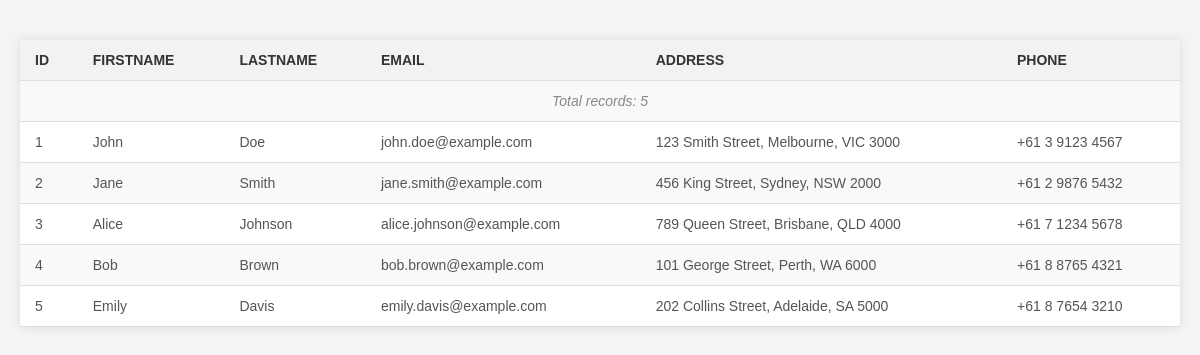
Page /3.connect-to-the-database/2-question/src/index.php on the committed database.
### tables this page shows
CREATE TABLE users(
    id INT AUTO_INCREMENT PRIMARY KEY,
    firstname VARCHAR(50),
    lastname VARCHAR(50),
    email VARCHAR(50),
    address VARCHAR(50),
    phone VARCHAR(50)
);

### 3.connect-to-the-database/2-question/src/functions.php (called while the page is built, shortened)
<?php
function fetchRecords($connection)
{
    $query = "SELECT * FROM users";
    $data = @$connection->query($query);
    $records = [];
    if (!empty($data)) {
        while ($row = $data->fetch_assoc()) {
            $records[] = $row;
        }
    }
    return $records;
}
?>

### 3.connect-to-the-database/2-question/src/index.php (the view, shortened to what this page needs)
<!DOCTYPE html>
<html lang="en">
<head>
</head>
<body>
  <table>
    <tr>
      <th>ID</th>
      <th>Firstname</th>
      <th>Lastname</th>
      <th>Email</th>
      <th>Address</th>
      <th>Phone</th>
    </tr>
    <?php
    include 'functions.php';
    $records = fetchRecords($connection);
    if (empty($records)) {
      echo "<tr>";
      echo "<td colspan='6'>No records found</td>";
      echo "</tr>";
    } else {
      echo "<tr>";
      echo "<td colspan='6'>Total records: " . count($records) . "</td>";
      echo "</tr>";
      foreach ($records as $record) {
        echo "<tr>";
        echo "<td>" . $record['id'] . "</td>";
        echo "<td>" . $record['firstname'] . "</td>";
        echo "<td>" . $record['lastname'] . "</td>";
        echo "<td>" . $record['email'] . "</td>";
        echo "<td>" . $record['address'] . "</td>";
        echo "<td>" . $record['phone'] . "</td>";
        echo "</tr>";
      }
    }
    ?>
  </table>
</body>
</html>

### 3.connect-to-the-database/2-question/src/index.php (style rules this page uses)
body { font-family: Arial, sans-serif; background-color: #f4f4f4; margin: 0; padding: 20px; }
table { width: 100%; border-collapse: collapse; margin: 20px 0; background-color: #ffffff; box-shadow: 0 0 10px rgba(0, 0, 0, 0.1); }
th, td { padding: 12px 15px; text-align: left; border-bottom: 1px solid #dddddd; }
th { background-color: #f2f2f2; color: #333333; text-transform: uppercase; font-size: 14px; }
tr:nth-child(even) { background-color: #f9f9f9; }
td { color: #555555; font-size: 14px; }
td[colspan="6"] { text-align: center; font-style: italic; color: #888888; }

### rows in the picture
users: id "1", firstname "John", lastname "Doe", email "john.doe@example.com", address "123 Smith Street, Melbourne, VIC 3000", phone "+61 3 9123 4567"
users: id "2", firstname "Jane", lastname "Smith", email "jane.smith@example.com", address "456 King Street, Sydney, NSW 2000", phone "+61 2 9876 5432"
users: id "3", firstname "Alice", lastname "Johnson", email "alice.johnson@example.com", address "789 Queen Street, Brisbane, QLD 4000", phone "+61 7 1234 5678"
users: id "4", firstname "Bob", lastname "Brown", email "bob.brown@example.com", address "101 George Street, Perth, WA 6000", phone "+61 8 8765 4321"
users: id "5", firstname "Emily", lastname "Davis", email "emily.davis@example.com", address "202 Collins Street, Adelaide, SA 5000", phone "+61 8 7654 3210"

### other values in the picture
count($records) "5"
